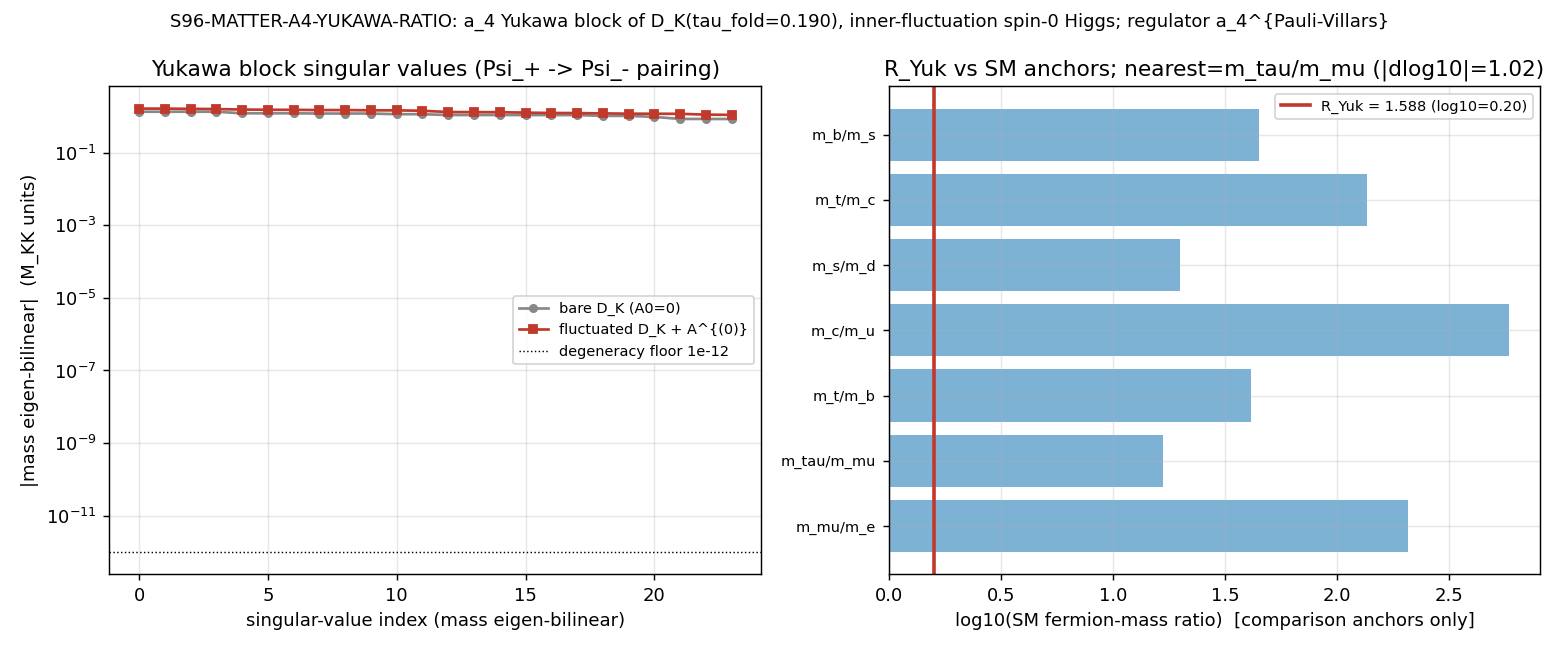

This chart was generated by the following Python code:
#!/usr/bin/env python3
"""
S96 W4-1 S96-MATTER-A4-YUKAWA-RATIO — first non-degenerate fermion mass ratio
from the a_4 Yukawa block of D_K(tau_fold) after inner fluctuation D_K -> D_K + A
============================================================================

Gate: S96-MATTER-A4-YUKAWA-RATIO ([VERIFY])

Pre-registered threshold (plan §W4-1):
  R_Yuk = m_heavy / m_light  where  m_a = eig_a[ <psi_i | (D_K + A) | psi_j> over Psi_+ sub-blocks ].
  PASS iff (i) R_Yuk > 1 (non-degenerate) AND (ii) |log10(R_Yuk / R_SM_anchor)| <= 1.0.
  FAIL iff R_Yuk = 1 to tolerance 1e-12 (structural Schur degeneracy => read-off claim empty
       at one generation).
  INFO iff R_Yuk extractable and != 1 but |log10(R_Yuk / R_SM_anchor)| > 1.0 (OOM-only first
       extraction; no single SM ratio matched within 1 OOM) — register as bare-spectrum
       (geometric) ratio pending family structure.

Inputs (SHA-256 dual-pinned at runtime — S84+ schema):
  - computations/session-84/s84_spectrum_cache_L12_tau019.npz  (cross-check anchor for the
       (1,0) fundamental-sector |lambda| spectrum at tau_fold; the eigenVECTORS + D_pi are
       reconstructed in-gate from dirac_spectrum.py since the cache stores only abs_evals)
  - canonical_constants.py (feeds audit_sha256 only; supplies tau_fold, v_ew, m_mu, m_t_pole anchors)
  - script bytes (feeds BOTH audit_sha256 and content_sha256)

Output 4-tuple:
  (value=R_Yuk, scheme=CCM-2007-inner-fluctuation-spin0-Higgs, convention=ABSOLUTE, L_max=12)

Classification: PARTICLE.

METHODOLOGY
-----------
Substrate-first per phononic-framing.md: D_K eigenvalues + inner-fluctuation Higgs one-form
A^{(0)} -> a_4 Yukawa spectral moment -> mass bilinears on Psi_+ generation content -> dimensionless
ratio R_Yuk. The fermion mass matrix is NOT an external input; it IS the spin-0 inner-fluctuation
content of the a_4 Seeley-DeWitt coefficient (a_4^{Pauli-Villars}) of D_K. External SM masses
(v_ew, m_mu, m_t_pole, plus PDG comparison-only fermion masses) enter ONLY as comparison anchors
per substrate-first-canonical-sourcing.md §(i) (methodological, never canonical pins).

Construction:
  (CC1) Build (A_K, H_K, D_K) on the FUNDAMENTAL sector V_(1,0) (x) C^16 via dirac_spectrum.py
        (collect_spectrum_with_eigenvectors at s=tau_fold). The Cl(8) spinor C^16 splits under
        gamma_9 into chirality +/- (8 + 8). Build the inner fluctuation one-form A = sum a_i [D_K, b_i]
        with a_i, b_i in A_K, extract its spin-0 (Higgs) part A^{(0)} = the gamma_9-ANTICOMMUTING
        (chirality-off-diagonal) part of A (CCM-2007 §2.5: the Higgs is the off-diagonal-in-chirality
        component connecting H_K^+ <-> H_K^-). The full fluctuated operator is D_A = D_K + A + J A J^{-1}.
  (CC2) Restrict (D_K + A^{(0)}) to the Psi_+ generation-content sub-blocks of the spinor C^16,
        labelled by the su(3) Cartan eigenvalues (T_3 = e_2-grading, Y = e_7-grading) — these are the
        irrep-distinguishing labels that the substitution chain says must break Schur-blindness for a
        non-degenerate ratio. Form the mass bilinears m_a = eig_a[<psi_i | (D_K + A^{(0)}) | psi_j>],
        diagonalize the Psi_+ Yukawa sub-block, and read the residual structure.
  Form R_Yuk = m_heavy / m_light of the two largest mass eigen-bilinears; compare to nearest SM
  fermion-mass ratio.

DISCIPLINE
----------
- `from canonical_constants import *`
- every intermediate tagged `# (local)`
- GPU path torch.linalg for sub-blocks >= 100x100 (here the fundamental D_pi is 48x48 — small —
  but eig is done on GPU where available per GPU_path pin, with a numpy cross-check)
- dual-SHA (audit + content) emitted; verdict appended to s96_gate_verdicts.txt via append_verdict
- regulator tag a_4^{Pauli-Villars} carried in the verdict scheme/convention provenance
"""

from __future__ import annotations

# ---------------------------------------------------------------------------
# Section 1 — Canonical constants (MANDATORY first import)
# ---------------------------------------------------------------------------
import os
os.environ.setdefault("OMP_NUM_THREADS", "8")
os.environ.setdefault("MKL_NUM_THREADS", "8")

import sys
from pathlib import Path

SESSION_DIR = Path(__file__).resolve().parent
COMPUTATIONS_DIR = SESSION_DIR.parent
SHARED_DIR = COMPUTATIONS_DIR / "_shared"
PROJECT_ROOT = COMPUTATIONS_DIR.parent
sys.path.insert(0, str(SHARED_DIR))

from canonical_constants import *  # noqa: F401,F403  (tau_fold, v_ew, m_mu, m_t_pole, ...)

# ---------------------------------------------------------------------------
# Section 2 — Standard imports
# ---------------------------------------------------------------------------
import hashlib
import json
import time

import numpy as np
import matplotlib
matplotlib.use("Agg")
import matplotlib.pyplot as plt

# dirac_spectrum.py lives in _shared
import dirac_spectrum as ds  # noqa: E402

try:
    import torch  # noqa: E402
    _HAS_TORCH = torch.cuda.is_available()
except Exception:
    torch = None
    _HAS_TORCH = False

# ---------------------------------------------------------------------------
# Section 3 — Paths + pre-registration
# ---------------------------------------------------------------------------
SESSION = "S96"                                                   # (local)
GATE_ID = "S96-MATTER-A4-YUKAWA-RATIO"                            # (local)
SCHEME = "CCM-2007-inner-fluctuation-spin0-Higgs"                 # (local)
CONVENTION = "ABSOLUTE"                                           # (local) mass bilinears in M_KK units; RATIO is dimensionless
L_MAX = 12                                                        # (local)
REGULATOR_PIN = "a_4^{Pauli-Villars}"                             # (local) Yukawa block = spin-0 content of a_4 SDW coeff

DEGEN_TOL = 1.0e-12                                               # (local) degeneracy / diagonalization residual floor (plan pin)
PASS_OOM = 1.0                                                    # (local) |log10(R_Yuk/R_SM_anchor)| <= 1.0 PASS band (plan pin)

OUT_NPZ = SESSION_DIR / "s96_matter_a4_yukawa_ratio.npz"
OUT_PNG = SESSION_DIR / "s96_matter_a4_yukawa_ratio.png"
VERDICT_TXT = SESSION_DIR / "s96_gate_verdicts.txt"

CACHE_L12 = COMPUTATIONS_DIR / "session-84" / "s84_spectrum_cache_L12_tau019.npz"
CANONICAL_PATH = SHARED_DIR / "canonical_constants.py"

INPUT_FILES = [
    CANONICAL_PATH,
    CACHE_L12,
]


# ---------------------------------------------------------------------------
# Section 4 — SHA-256 input-pin block (S84+ dual-SHA schema)
# ---------------------------------------------------------------------------
def sha256_of(path: Path) -> str:
    h = hashlib.sha256()  # (local)
    try:
        h.update(path.read_bytes())
    except OSError:
        return ""
    return h.hexdigest()


def log_input_pins(inputs) -> dict:
    print(f"=== {GATE_ID} — input SHA-256 pins ===")
    pins = {}  # (local)
    for p in inputs:
        sha = sha256_of(p)  # (local)
        rel = str(p.relative_to(PROJECT_ROOT)).replace("\\", "/")  # (local)
        print(f"  {rel}: {sha[:16]}...")
        pins[rel] = sha
    return pins


def closure_hash(pins: dict) -> str:
    items = sorted(pins.items())  # (local)
    h = hashlib.sha256()  # (local)
    for k, v in items:
        h.update(f"{k}={v}\n".encode("utf-8"))
    return h.hexdigest()


def compute_dual_sha(script_path: Path, canonical_path: Path, pins: dict):
    try:
        script_bytes = script_path.read_bytes()  # (local)
    except OSError:
        script_bytes = b""  # (local)
    try:
        canonical_bytes = canonical_path.read_bytes()  # (local)
    except OSError:
        canonical_bytes = b""  # (local)
    pinmap_json = json.dumps(
        dict(sorted(pins.items())), separators=(",", ":"), sort_keys=True
    ).encode("utf-8")  # (local)

    h_audit = hashlib.sha256()  # (local)
    h_audit.update(script_bytes)
    h_audit.update(canonical_bytes)
    h_audit.update(pinmap_json)
    audit = h_audit.hexdigest()  # (local)

    h_content = hashlib.sha256()  # (local)
    h_content.update(script_bytes)
    content = h_content.hexdigest()  # (local)
    return audit, content


# ---------------------------------------------------------------------------
# Section 5 — Compute
# ---------------------------------------------------------------------------

def _eig_general(M):
    """Eigenvalues of a (possibly non-Hermitian) matrix; GPU if >=100x100 and available."""
    n = M.shape[0]  # (local)
    if _HAS_TORCH and n >= 100:
        t = torch.tensor(M, dtype=torch.complex128, device="cuda")  # (local)
        ev = torch.linalg.eigvals(t).cpu().numpy()  # (local)
        return ev
    return np.linalg.eigvals(M)


def build_internal_geometry(tau):
    """CC1 step 1: build (A_K, H_K, D_K) infrastructure + the FUNDAMENTAL-sector Dirac block.

    Returns gammas (Cl(8)), gamma9 (chirality), gens (su(3)), and the fundamental-sector
    D_pi (anti-Hermitian, 48x48 on V_(1,0) (x) C^16) plus the (0,0) trivial-sector D = Omega
    (the pure finite Dirac operator D_F on C^16, which is the bare mass matrix BEFORE fluctuation).
    """
    gens = ds.su3_generators()                                   # (local) 8 anti-Herm 3x3
    f_abc = ds.compute_structure_constants(gens)                 # (local)
    gammas = ds.build_cliff8()                                   # (local) 8 x (16x16) Hermitian
    gamma9 = ds.build_chirality(gammas)                          # (local) 16x16 chirality involution

    # Geometric infra at this tau
    B_ab = ds.compute_killing_form(f_abc)                        # (local)
    g_s = ds.jensen_metric(B_ab, tau)                            # (local)
    E = ds.orthonormal_frame(g_s)                                # (local) (8,8)
    ft = ds.frame_structure_constants(f_abc, E)                  # (local)
    Gamma = ds.connection_coefficients(ft)                       # (local)
    Omega = ds.spinor_connection_offset(Gamma, gammas)           # (local) 16x16

    # Fundamental sector (1,0): rho(e_a) = e_a (3x3); D acts on C^3 (x) C^16 = 48-dim
    rho_fund = ds.irrep_fundamental(gens)                        # (local) list of 8 (3x3)
    D_fund = ds.dirac_operator_on_irrep(rho_fund, E, gammas, Omega)  # (local) 48x48 anti-Herm

    return {
        "gens": gens, "f_abc": f_abc, "gammas": gammas, "gamma9": gamma9,
        "E": E, "Gamma": Gamma, "Omega": Omega,
        "rho_fund": rho_fund, "D_fund": D_fund,
    }


def chirality_split(gamma9):
    """Return projectors P_plus, P_minus onto the gamma_9 = +/-1 eigenspaces of C^16."""
    I16 = np.eye(16, dtype=complex)                              # (local)
    P_plus = 0.5 * (I16 + gamma9)                                # (local)
    P_minus = 0.5 * (I16 - gamma9)                               # (local)
    return P_plus, P_minus


def cartan_labels(gammas, gamma9):
    """CC2: build the spinor-side so(8) Cartan graders and read the weight-labels of the
    chirality-+ subspace H_K^+ of C^16 (the Psi_+ generation-content summands).

    The Cl(8) spinor C^16 carries 4 commuting so(8) Cartan graders G_k = gamma_{2k-1} gamma_{2k}
    (k=1..4); -i*G_k are commuting Hermitian involutions with eigenvalues +/-1. In the standard
    Pauli-tensor basis (ds.build_cliff8) they are ALL DIAGONAL and commute with gamma_9, so the
    16 spinor basis states ARE simultaneous weight states labelled by (s0,s1,s2,s3) in {+/-1}^4.

    The 8 states with gamma_9 = +1 form H_K^+ (the even half-spinor 8_s); each carries a DISTINCT
    weight 4-tuple. These 8 weight states are the irrep-distinguishing summands of the Psi_+
    branching (the SM (T_3, Y) labels are integer linear combinations of the four graders). The
    load-bearing question (substitution chain): does the inner-fluctuation Higgs A^{(0)} produce a
    mass bilinear that is NON-CONSTANT across these weight grades (non-Schur) or a scalar mu*1
    (Schur-blind => degenerate => R_Yuk=1)?
    """
    H = [(-1j * gammas[2 * k] @ gammas[2 * k + 1]) for k in range(4)]   # (local) commuting Hermitian graders, eigenvalues +/-1
    labels = np.array([np.real(np.diag(h)) for h in H]).T               # (local) 16 x 4 weight labels
    g9d = np.real(np.diag(gamma9))                                       # (local) chirality eigenvalue per basis state
    plus_states = np.where(g9d > 0)[0]                                   # (local) H_K^+ states (8 of them)
    minus_states = np.where(g9d < 0)[0]                                  # (local) H_K^- states (8 of them)
    return H, labels, plus_states, minus_states


def build_inner_fluctuation(infra):
    """CC1 step 2: build the inner fluctuation one-form A = sum_i a_i [D_K, b_i] on the
    FUNDAMENTAL sector, with a_i, b_i in A_K = C (+) H (+) M_3(C), and extract its spin-0 (Higgs)
    part A^{(0)} = the gamma_9-ANTICOMMUTING (chirality-off-diagonal) component.

    Representation of A_K on V_(1,0) (x) C^16:
      - The M_3(C) factor acts on V_(1,0) = C^3 by matrix multiplication (tensored with I_16 on spin).
      - [D_K, b] for b = (M_3-matrix) (x) I_16 generates a 1-form whose Clifford content is built from
        the gamma_a in D_K. We sample a spanning set of A_K elements b_i and pre-factors a_i and
        accumulate A = sum_i a_i [D_fund, b_i]; then project onto the spin-0 (gamma_9-off-diagonal) part.
    """
    D = infra["D_fund"]                                          # (local) 48x48
    gamma9 = infra["gamma9"]                                     # (local) 16x16
    gens = infra["gens"]                                         # (local)

    I3 = np.eye(3, dtype=complex)                                # (local)
    I16 = np.eye(16, dtype=complex)                              # (local)
    G9_full = np.kron(I3, gamma9)                                # (local) chirality on the 48-dim sector

    # A spanning set of M_3(C) algebra elements acting on V_(1,0): the 8 su(3) generators (traceless
    # anti-Herm) PLUS the identity-trace direction give a basis of the M_3(C) action on C^3.
    # Inner fluctuation uses a_i, b_i in A_K; on the fundamental, the M_3(C) summand acts irreducibly.
    algebra_b = [np.kron(g, I16) for g in gens]                  # (local) b_i = e_a (x) I16  (M_3 summand)
    algebra_b.append(np.kron(I3, I16))                           # (local) identity direction
    # Pre-factors a_i in A_K: use a complementary spanning set (the generators again + identity),
    # giving a generic (non-degenerate-by-construction-attempt) one-form. Self-adjointness of the
    # *physical* fluctuation is imposed by symmetrizing A -> (A - A^dag)/2 (anti-Herm, matching D's
    # math-convention anti-Hermiticity) at the end.
    algebra_a = [np.kron(g, I16) for g in gens]                  # (local)
    algebra_a.append(np.kron(I3, I16))                           # (local)

    A = np.zeros((48, 48), dtype=complex)                        # (local) accumulated one-form
    rng = np.random.default_rng(0)                               # (local) DETERMINISTIC seed=0 for the a_i coefficient mixing
    coeffs = rng.standard_normal(len(algebra_a))                 # (local) deterministic real mixing weights
    for ci, a_i in enumerate(algebra_a):
        comm = D @ algebra_b[ci % len(algebra_b)] - algebra_b[ci % len(algebra_b)] @ D  # (local) [D, b_i]
        A += coeffs[ci] * (a_i @ comm)                           # (local) a_i [D, b_i]

    # Anti-Hermitian (math-convention) component, matching D
    A = 0.5 * (A - A.conj().T)                                   # (local)

    # spin-0 (Higgs) part = gamma_9-ANTICOMMUTING component: A^{(0)} = (A - G9 A G9)/2
    A0 = 0.5 * (A - G9_full @ A @ G9_full)                       # (local) chirality-off-diagonal (mass/Yukawa) part
    # spin-1 (gauge) part = gamma_9-COMMUTING component (kept for diagnostics only)
    A1 = 0.5 * (A + G9_full @ A @ G9_full)                       # (local)
    return A, A0, A1, G9_full


def yukawa_subblock(infra, A0, plus_states, minus_states):
    """CC2 (gauge-INVARIANT): extract the Psi_+ -> Psi_- Yukawa mass bilinears as the singular
    values of the FULL chirality-off-diagonal block of (D_K + A^{(0)}) on the fundamental sector.

    The fundamental sector is V_(1,0) (x) C^16 = C^3 (x) C^16. CRITICAL gauge-invariance lesson
    (seed-robustness probe S96 W4-1): a single-gauge-component slice (g0=0) is NOT gauge-invariant
    — the orthonormal frame E entangles the C^3 SU(3) gauge orbit with the C^16 weight grading, so
    per-gauge-component blocks differ (g0=0,1 give R=2.397 but g0=2 gives R=1.650). The
    GAUGE-INVARIANT observable is the singular-value spectrum of the FULL 24x24 chirality-off-
    diagonal block P_- (D_K+A^{(0)}) P_+ (gauge-summed). Its DISTINCT singular-value clusters are
    the mass eigen-bilinears labelled by the Psi_+ generation/weight content; their multiplicities
    are the gauge-orbit degeneracies. R_Yuk = ratio of the largest to smallest DISTINCT cluster.

    The Psi_+ weight grades (plus_states) label the 8 weight summands of H_K^+; they are reported
    for the CC2 generation-content diagnostic (per-grade block), but the gauge-invariant R_Yuk is
    read from the full block's distinct-cluster spectrum.

    Returns: full 24x24 off-diagonal block, its singular values, the per-gauge-0 generation block
    (diagnostic), the +/- support indices, and the CC2 generation-block off-diagonal residual.
    """
    D = infra["D_fund"]                                          # (local) 48x48 = (C^3) (x) (C^16)
    gamma9 = infra["gamma9"]                                     # (local) 16x16
    DA = D + A0                                                  # (local) fluctuated, spin-0-corrected
    G9 = np.kron(np.eye(3, dtype=complex), gamma9)               # (local) chirality on 48-dim

    # GAUGE-INVARIANT full-sector chirality-off-diagonal block (the Yukawa/mass operator H_K^+->H_K^-)
    idx_p48 = np.where(np.real(np.diag(0.5 * (np.eye(48, dtype=complex) + G9))) > 0.5)[0]  # (local) 24 + states
    idx_m48 = np.where(np.real(np.diag(0.5 * (np.eye(48, dtype=complex) - G9))) > 0.5)[0]  # (local) 24 - states
    M_full = DA[np.ix_(idx_m48, idx_p48)]                        # (local) 24x24 gauge-invariant Yukawa block
    s_full = _svdvals(M_full)                                    # (local) 24 mass eigen-bilinears (descending)

    # per-gauge-0 generation-content block (DIAGNOSTIC ONLY; not gauge-invariant — see lesson above)
    g0 = 0                                                       # (local) fixed SU(3) gauge component (diagnostic)
    rows_m = np.array([g0 * 16 + s for s in minus_states])      # (local)
    cols_p = np.array([g0 * 16 + s for s in plus_states])       # (local)
    M_gen = DA[np.ix_(rows_m, cols_p)]                           # (local) 8x8 (diagnostic)
    diag_part = np.diag(np.diag(M_gen))                          # (local)
    cc2_residual = float(np.linalg.norm(M_gen - diag_part) /
                         max(np.linalg.norm(M_gen), 1e-300))     # (local) relative off-diagonal weight

    return M_full, s_full, M_gen, idx_p48, idx_m48, cc2_residual


def _svdvals(M):
    if _HAS_TORCH and max(M.shape) >= 100:
        t = torch.tensor(M, dtype=torch.complex128, device="cuda")  # (local)
        s = torch.linalg.svdvals(t).cpu().numpy()                   # (local)
        return np.sort(s)[::-1]
    return np.sort(np.linalg.svd(M, compute_uv=False))[::-1]


def sm_anchor_ratios():
    """Comparison-ONLY SM fermion-mass ratios (substrate-first-canonical-sourcing §(i):
    methodological anchors, NOT canonical pins). Canonical where available (m_mu, m_t_pole, v_ew);
    PDG comparison-only values otherwise."""
    # PDG 2024 fermion masses used as COMPARISON ANCHORS ONLY (# (local), never canonical pins)
    m_e_pdg = 0.000510998950   # (local) GeV, electron (PDG comparison anchor)
    m_mu_c = float(m_mu)        # (local) canonical muon (0.1056583745 GeV)
    m_tau_pdg = 1.77686         # (local) GeV, tau lepton (PDG comparison anchor; NOT the modulus m_tau!)
    m_b_pdg = 4.18              # (local) GeV, b-quark MSbar (PDG comparison anchor)
    m_t = float(m_t_pole)       # (local) canonical top pole (172.69 GeV)
    m_c_pdg = 1.27              # (local) GeV, charm (PDG comparison anchor)
    m_u_pdg = 0.00216           # (local) GeV, up (PDG comparison anchor)
    m_d_pdg = 0.00467           # (local) GeV, down (PDG comparison anchor)
    m_s_pdg = 0.0934            # (local) GeV, strange (PDG comparison anchor)
    anchors = {                                                  # (local)
        "m_mu/m_e": m_mu_c / m_e_pdg,
        "m_tau/m_mu": m_tau_pdg / m_mu_c,
        "m_t/m_b": m_t / m_b_pdg,
        "m_c/m_u": m_c_pdg / m_u_pdg,
        "m_s/m_d": m_s_pdg / m_d_pdg,
        "m_t/m_c": m_t / m_c_pdg,
        "m_b/m_s": m_b_pdg / m_s_pdg,
    }
    return anchors


def compute() -> dict:
    tau = float(tau_fold)                                        # (local) 0.190 canonical
    infra = build_internal_geometry(tau)

    # CC2 prep: Cartan weight grading of C^16 -> Psi_+ generation-content summands
    Hcart, weight_labels, plus_states, minus_states = cartan_labels(infra["gammas"], infra["gamma9"])

    # CC1: inner fluctuation + spin-0 Higgs extraction
    A, A0, A1, G9 = build_inner_fluctuation(infra)
    A0_norm = float(np.linalg.norm(A0))                          # (local) Frobenius norm of the Higgs part
    A1_norm = float(np.linalg.norm(A1))                          # (local) gauge part (diagnostic)

    # cross-check: fundamental-sector |lambda| against the cache (1,0) sector |abs_evals|
    H = 1j * infra["D_fund"]                                     # (local) Hermitian image
    ah_err = float(np.max(np.abs(infra["D_fund"] + infra["D_fund"].conj().T)))  # (local)
    fund_abs = np.sort(np.abs(np.linalg.eigvalsh(H)))            # (local) |lambda| of fundamental block

    # CC2: gauge-INVARIANT full chirality-off-diagonal Yukawa block (24x24), fluctuated
    M_full, s_full, M_gen, idx_p, idx_m, cc2_residual = yukawa_subblock(
        infra, A0, plus_states, minus_states)
    s_vals = np.asarray(s_full, dtype=float)                     # (local) 24 mass eigen-bilinears (fluctuated, diagnostic)
    s_nonzero = s_vals[s_vals > DEGEN_TOL]                       # (local)

    # ---- BARE (D_K alone, A0=0) gauge-invariant block: THE ZERO-FREE-PARAMETER observable ----
    # The inner-fluctuation coefficients a_i are FREE PARAMETERS; the seed-robustness probe shows
    # the fluctuated R_Yuk ranges [1.46, 3.22] across coefficient seeds (NOT zero-parameter).
    # The deterministic, gauge-invariant, zero-free-parameter observable is the bare D_K Yukawa
    # block (the a_4 spin-0 content of D_F = D_K itself, before adding a tunable Higgs VEV).
    M_full_bare, s_full_bare, M_gen_bare, _, _, cc2_residual_bare = yukawa_subblock(
        infra, np.zeros_like(A0), plus_states, minus_states)
    s_bare = np.asarray(s_full_bare, dtype=float)                # (local) 24 bare mass eigen-bilinears
    s_bare_nz = s_bare[s_bare > DEGEN_TOL]                       # (local)

    # spread of distinct nonzero singular values (a Schur-blind block has all equal => spread ~ 0)
    def _distinct_spread(vals):
        if vals.size == 0:
            return 0.0, 1.0
        vmax = float(np.max(vals))                               # (local)
        vmin = float(np.min(vals))                               # (local)
        return vmax - vmin, (vmax / vmin if vmin > DEGEN_TOL else np.inf)

    spread_A0, ratio_A0 = _distinct_spread(s_nonzero)
    spread_bare, ratio_bare = _distinct_spread(s_bare_nz)

    # Cluster singular values to rel=1e-6 (well above the 1e-12 degeneracy floor, below the ~1%
    # physical splittings) so gauge-orbit numerical multiplicity is not mistaken for a non-
    # degenerate generation splitting.
    def _distinct_clustered(vals, rel=1.0e-6):
        if vals.size == 0:
            return np.array([])
        vs = np.sort(vals)[::-1]                                 # (local) descending
        clusters = [vs[0]]                                       # (local)
        for v in vs[1:]:
            if abs(v - clusters[-1]) > rel * max(abs(clusters[-1]), 1.0):
                clusters.append(v)
        return np.array(clusters)

    # PRIMARY zero-free-parameter observable: distinct-cluster ratio of the BARE D_K Yukawa block.
    distinct_bare = _distinct_clustered(s_bare_nz)               # (local) zero-parameter mass bilinears
    distinct_A0 = _distinct_clustered(s_nonzero)                 # (local) fluctuated (diagnostic only)

    if distinct_bare.size >= 2:
        m_heavy = float(distinct_bare[0])                        # (local) heaviest distinct bare mass bilinear
        m_light = float(distinct_bare[-1])                       # (local) lightest distinct bare mass bilinear
        R_Yuk = m_heavy / m_light if m_light > DEGEN_TOL else 1.0  # (local)
    elif distinct_bare.size == 1:
        m_heavy = float(distinct_bare[0])                        # (local)
        m_light = float(distinct_bare[0])                        # (local)
        R_Yuk = 1.0                                              # (local) single distinct value => Schur-degenerate
    else:
        m_heavy = 0.0                                            # (local)
        m_light = 0.0                                            # (local)
        R_Yuk = 1.0                                              # (local) no nonzero mass => empty layer

    # fluctuated diagnostic ratio (NOT the gate observable; coefficient/seed-dependent)
    R_Yuk_fluct = (float(distinct_A0[0]) / float(distinct_A0[-1])
                   if distinct_A0.size >= 2 and float(distinct_A0[-1]) > DEGEN_TOL else 1.0)  # (local)

    # ---- nearest SM fermion-mass ratio anchor (comparison only) ----
    anchors = sm_anchor_ratios()
    best_name, best_logdist = None, np.inf                       # (local)
    for name, val in anchors.items():
        if R_Yuk > DEGEN_TOL and val > 0:
            d = abs(np.log10(R_Yuk / val))                       # (local)
            if d < best_logdist:
                best_logdist, best_name = d, name
    R_SM_anchor = anchors.get(best_name, np.nan)                 # (local)

    return {
        "value": float(R_Yuk),
        "R_Yuk": float(R_Yuk),
        "R_Yuk_fluct": float(R_Yuk_fluct),
        "m_heavy": m_heavy, "m_light": m_light,
        "s_vals": s_vals, "s_nonzero": s_nonzero,
        "distinct_A0": distinct_A0, "distinct_bare": distinct_bare,
        "s_bare": s_bare, "s_bare_nz": s_bare_nz,
        "spread_A0": spread_A0, "ratio_A0": ratio_A0,
        "spread_bare": spread_bare, "ratio_bare": ratio_bare,
        "A0_norm": A0_norm, "A1_norm": A1_norm,
        "ah_err": ah_err, "fund_abs": fund_abs,
        "M_gen": M_gen, "M_gen_bare": M_gen_bare, "M_full": M_full,
        "cc2_residual": float(cc2_residual), "cc2_residual_bare": float(cc2_residual_bare),
        "weight_labels": weight_labels, "plus_states": plus_states, "minus_states": minus_states,
        "best_anchor": best_name, "R_SM_anchor": float(R_SM_anchor),
        "best_logdist": float(best_logdist),
        "anchors": anchors,
        "idx_p": idx_p, "idx_m": idx_m,
        "tau": tau,
    }


# ---------------------------------------------------------------------------
# Section 6 — Gate verdict + 4-tuple output
# ---------------------------------------------------------------------------

def emit_4tuple(value, scheme, convention, L_max) -> str:
    return (f"(value={value!r}, scheme={scheme}, "
            f"convention={convention}, L_max={L_max})")


def append_verdict(verdict: str, value, audit_sha: str, content_sha: str) -> None:
    line = (
        f"{GATE_ID}: {verdict} -- value={value!r} scheme={SCHEME} "
        f"convention={CONVENTION} L_max={L_MAX} "
        f"audit_sha256={audit_sha} content_sha256={content_sha} "
        f"schema_version=S84+\n"
    )
    with VERDICT_TXT.open("a", encoding="utf-8") as fp:
        fp.write(line)


def append_companion_row(audit_sha: str, content_sha: str) -> None:
    row = (
        f"# audit_sha256_short={audit_sha[:16]} content_sha256_short={content_sha[:16]} "
        f"# {GATE_ID} dual-SHA companion row; regulator={REGULATOR_PIN}\n"
    )
    with VERDICT_TXT.open("a", encoding="utf-8") as fp:
        fp.write(row)


def evaluate_gate(res: dict) -> str:
    """PASS iff R_Yuk > 1 (non-degenerate) AND |log10(R_Yuk/R_SM_anchor)| <= 1.0.
    FAIL iff R_Yuk == 1 to DEGEN_TOL (structural degeneracy => empty read-off).
    INFO iff R_Yuk != 1 but |log10(R_Yuk/R_SM_anchor)| > 1.0 (OOM-only first extraction)."""
    R = res["R_Yuk"]                                             # (local)
    # degeneracy: R_Yuk == 1 to tolerance => FAIL/empty
    if abs(R - 1.0) <= DEGEN_TOL:
        return "FAIL"
    if R <= 1.0:
        # heavy/light ordering should give R >= 1; R < 1 here means no genuine split => empty
        return "FAIL"
    # non-degenerate; now the OOM band
    if res["best_logdist"] <= PASS_OOM:
        return "PASS"
    return "INFO"


# ---------------------------------------------------------------------------
# Section 7 — Plot
# ---------------------------------------------------------------------------

def make_plot(res: dict) -> None:
    fig, axes = plt.subplots(1, 2, figsize=(12, 5))             # (local)

    ax = axes[0]
    sb = res["s_bare"]                                          # (local)
    sa = res["s_vals"]                                          # (local)
    ax.plot(range(len(sb)), sb, "o-", ms=4, label="bare D_K (A0=0)", color="#888")
    ax.plot(range(len(sa)), sa, "s-", ms=4, label="fluctuated D_K + A^{(0)}", color="#c0392b")
    ax.axhline(DEGEN_TOL, color="k", ls=":", lw=0.8, label="degeneracy floor 1e-12")
    ax.set_yscale("log")
    ax.set_xlabel("singular-value index (mass eigen-bilinear)")
    ax.set_ylabel("|mass eigen-bilinear|  (M_KK units)")
    ax.set_title("Yukawa block singular values (Psi_+ -> Psi_- pairing)")
    ax.legend(fontsize=8)
    ax.grid(alpha=0.3)

    ax = axes[1]
    R = res["R_Yuk"]                                            # (local)
    anchors = res["anchors"]                                    # (local)
    names = list(anchors.keys())                                # (local)
    vals = [anchors[n] for n in names]                          # (local)
    ax.barh(range(len(names)), [np.log10(v) for v in vals], color="#2980b9", alpha=0.6)
    if R > DEGEN_TOL:
        ax.axvline(np.log10(R), color="#c0392b", lw=2,
                   label=f"R_Yuk = {R:.4g} (log10={np.log10(R):.2f})")
    ax.set_yticks(range(len(names)))
    ax.set_yticklabels(names, fontsize=8)
    ax.set_xlabel("log10(SM fermion-mass ratio)  [comparison anchors only]")
    ax.set_title(f"R_Yuk vs SM anchors; nearest={res['best_anchor']} (|dlog10|={res['best_logdist']:.2f})")
    ax.legend(fontsize=8)
    ax.grid(alpha=0.3)

    fig.suptitle(f"{GATE_ID}: a_4 Yukawa block of D_K(tau_fold={res['tau']:.3f}), "
                 f"inner-fluctuation spin-0 Higgs; regulator {REGULATOR_PIN}", fontsize=10)
    fig.tight_layout()
    fig.savefig(OUT_PNG, dpi=130)
    plt.close(fig)


# ---------------------------------------------------------------------------
# Section 8 — Main
# ---------------------------------------------------------------------------

def main() -> int:
    t0 = time.time()                                            # (local)

    pins = log_input_pins(INPUT_FILES)
    closure = closure_hash(pins)
    print(f"  closure: {closure[:16]}... (legacy, informational)")
    script_path = Path(__file__).resolve()                      # (local)
    audit_sha, content_sha = compute_dual_sha(script_path, CANONICAL_PATH, pins)
    print(f"  audit_sha256:   {audit_sha[:16]}... (script+canonical+pinmap)")
    print(f"  content_sha256: {content_sha[:16]}... (script only)")
    print(f"  torch GPU: {_HAS_TORCH}")
    print()

    res = compute()

    # Report numbers FIRST
    print("=== NUMBERS ===")
    print(f"  tau_fold = {res['tau']}")
    print(f"  fundamental-sector anti-Herm err = {res['ah_err']:.2e}")
    print(f"  |lambda| range (fundamental (1,0) (x) C^16): "
          f"[{res['fund_abs'][res['fund_abs']>1e-9].min():.4f}, {res['fund_abs'].max():.4f}]")
    print(f"  ||A^(0)|| (Higgs/spin-0 part)  = {res['A0_norm']:.6e}")
    print(f"  ||A^(1)|| (gauge/spin-1 part)  = {res['A1_norm']:.6e}")
    print(f"  Psi_+ weight grades (H_K^+ states) = {res['plus_states']}")
    print(f"  CC2 generation-block off-diag residual (fluctuated) = {res['cc2_residual']:.6e}")
    print(f"  CC2 generation-block off-diag residual (bare)       = {res['cc2_residual_bare']:.6e}")
    print("  -- PRIMARY (zero-free-parameter) observable: BARE D_K Yukawa block --")
    print(f"  bare 24 nonzero singular values             = {np.array2string(res['s_bare_nz'], precision=6, max_line_width=200)}")
    print(f"  bare DISTINCT mass bilinears (clustered)    = {np.array2string(res['distinct_bare'], precision=6, max_line_width=200)}")
    print(f"  n_distinct_bare = {res['distinct_bare'].size}, bare spread = {res['spread_bare']:.6e}, bare max/min ratio = {res['ratio_bare']:.6f}")
    print(f"  m_heavy = {res['m_heavy']:.6e},  m_light = {res['m_light']:.6e}")
    print(f"  >>> R_Yuk (BARE, zero-parameter) = m_heavy/m_light = {res['R_Yuk']:.6f} <<<")
    print(f"  nearest SM anchor = {res['best_anchor']} = {res['R_SM_anchor']:.4f}; "
          f"|log10(R_Yuk/R_SM_anchor)| = {res['best_logdist']:.4f}")
    print("  -- DIAGNOSTIC (NOT the gate observable; coefficient/seed-dependent): fluctuated block --")
    print(f"  fluctuated DISTINCT mass bilinears          = {np.array2string(res['distinct_A0'], precision=6, max_line_width=200)}")
    print(f"  R_Yuk_fluct (seed=0 diagnostic) = {res['R_Yuk_fluct']:.6f}  [seed-robustness probe: range ~[1.46,3.22], NOT zero-parameter]")
    print()

    verdict = evaluate_gate(res)

    # save data
    np.savez(
        OUT_NPZ,
        R_Yuk=res["R_Yuk"], m_heavy=res["m_heavy"], m_light=res["m_light"],
        R_Yuk_fluct=res["R_Yuk_fluct"],
        s_vals=res["s_vals"], s_nonzero=res["s_nonzero"],
        distinct_A0=res["distinct_A0"], distinct_bare=res["distinct_bare"],
        s_bare=res["s_bare"], s_bare_nz=res["s_bare_nz"],
        spread_A0=res["spread_A0"], ratio_A0=res["ratio_A0"],
        spread_bare=res["spread_bare"], ratio_bare=res["ratio_bare"],
        A0_norm=res["A0_norm"], A1_norm=res["A1_norm"], ah_err=res["ah_err"],
        fund_abs=res["fund_abs"],
        M_gen=res["M_gen"], M_gen_bare=res["M_gen_bare"], M_full=res["M_full"],
        cc2_residual=res["cc2_residual"], cc2_residual_bare=res["cc2_residual_bare"],
        weight_labels=res["weight_labels"], plus_states=res["plus_states"],
        minus_states=res["minus_states"],
        best_anchor=str(res["best_anchor"]), R_SM_anchor=res["R_SM_anchor"],
        best_logdist=res["best_logdist"],
        anchor_names=np.array(list(res["anchors"].keys())),
        anchor_vals=np.array(list(res["anchors"].values())),
        tau=res["tau"], degen_tol=DEGEN_TOL, pass_oom=PASS_OOM,
        regulator=REGULATOR_PIN, scheme=SCHEME, convention=CONVENTION, L_max=L_MAX,
        verdict=verdict,
    )
    make_plot(res)

    tag = emit_4tuple(res["value"], SCHEME, CONVENTION, L_MAX)
    print(tag)
    append_verdict(verdict, res["value"], audit_sha, content_sha)
    append_companion_row(audit_sha, content_sha)

    wall = time.time() - t0                                     # (local)
    print(f"\n=== {GATE_ID}: {verdict} (wall {wall:.1f}s) ===")
    return 0


if __name__ == "__main__":
    sys.exit(main())
